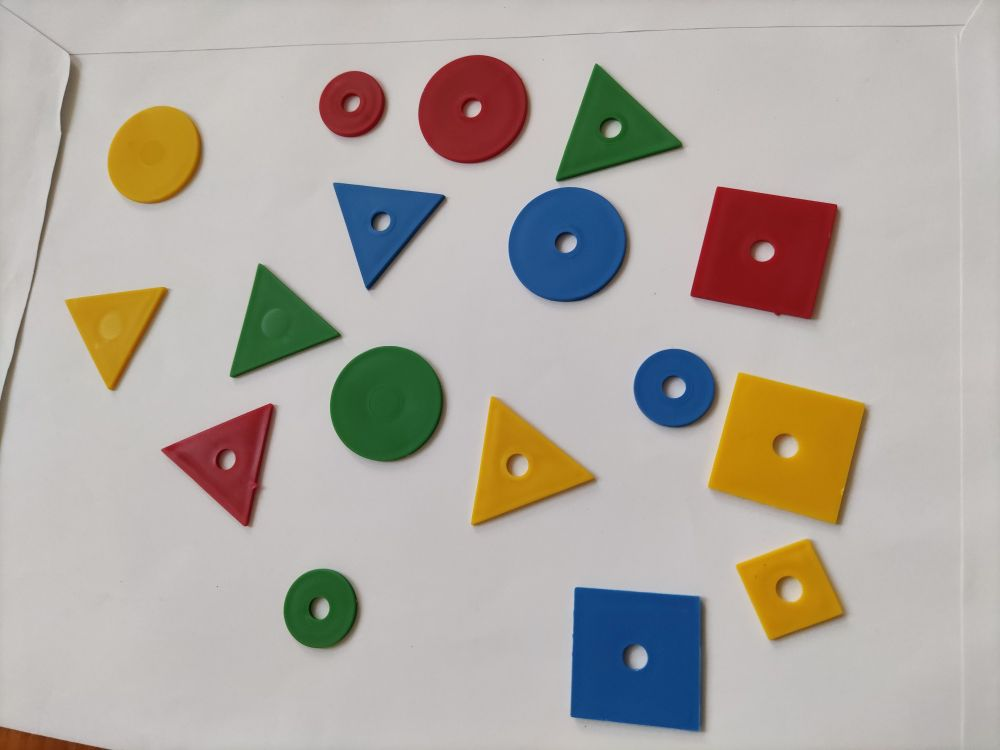
#> input picture minta_shapes/01_shapes_input.jpg, 1000 x 750 px
$ python feladat1.py
#> lines starting #> are read from the running program, lines starting #| are printed output that depends on the picture; after the words box and inside, x2 and y2 are one past the last pixel; in counts of white or black regions, pixels touching at a corner belong together

# Név:
# Neptun kód:
# Gép sorszáma:


import cv2
import numpy as np


# Elérhető részeredmény képek:
# 02_shapes_blur.jpg
# 03_shapes_segmented.png
# 04_shapes_morph.png
# 07_shapes_result.jpg


# Részeredmények megjelenítése a programban külön ablakokban.
# Összesen 1 pont


# Olvassa be az 01_shapes_input.jpg színes képet!
# Megjelenítenie nem kell!
# 0,5 pont
original_image = cv2.imread('01_shapes_input.jpg', cv2.IMREAD_COLOR)
#> original_image is the input picture: shape (750, 1000, 3); mean B, G, R 162.6, 169.9, 176.5


# 2.) A színes képen hajtson végre Gauss simítást
# 5x5-ös méretben 4.0 szórással!
# 1 pont
blurred_gauss_image = cv2.GaussianBlur(original_image, (5, 5), sigmaX=4.0, sigmaY=4.0)


# Jelenítse meg az eredményt!
cv2.imshow('Blurred Gauss Image', blurred_gauss_image)


# 3.) A színcsatornák vizsgálatával szegmentálja a zöld színű területeket!
# Kisebb szegmentálási hibák maradhatnak a képen.
# 3 pont
gray_image = cv2.cvtColor(blurred_gauss_image, cv2.COLOR_BGR2GRAY)
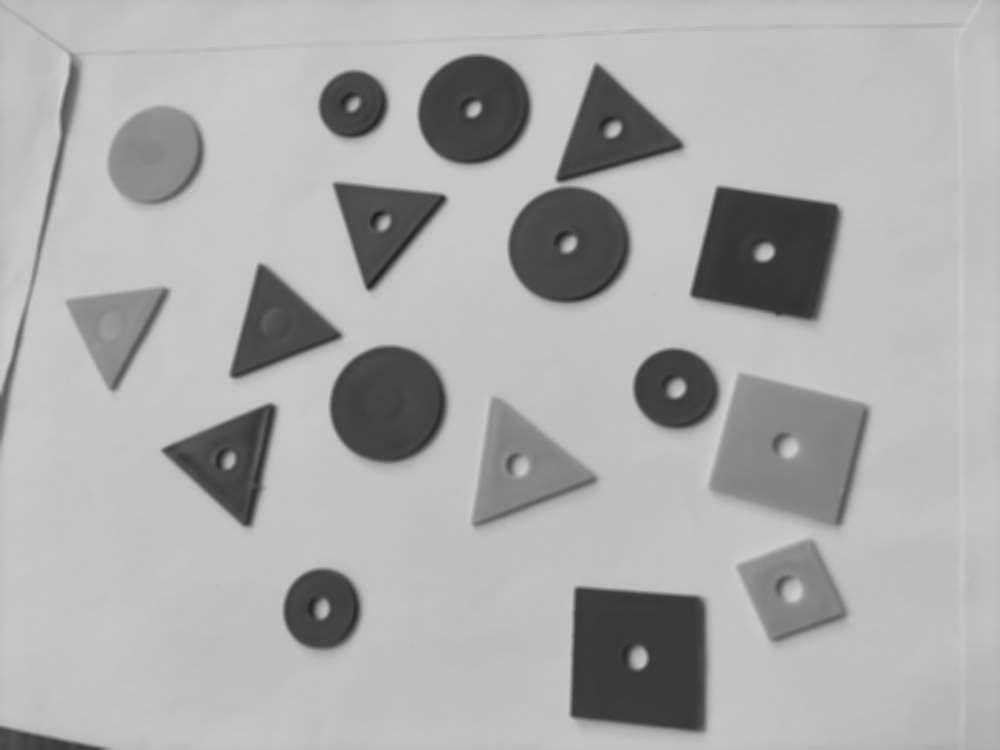
#> gray_image: shape (750, 1000); min 31, max 206, mean 171.1
threshold_image = cv2.adaptiveThreshold(gray_image, 255, cv2.ADAPTIVE_THRESH_MEAN_C, cv2.THRESH_BINARY, 11, 40)
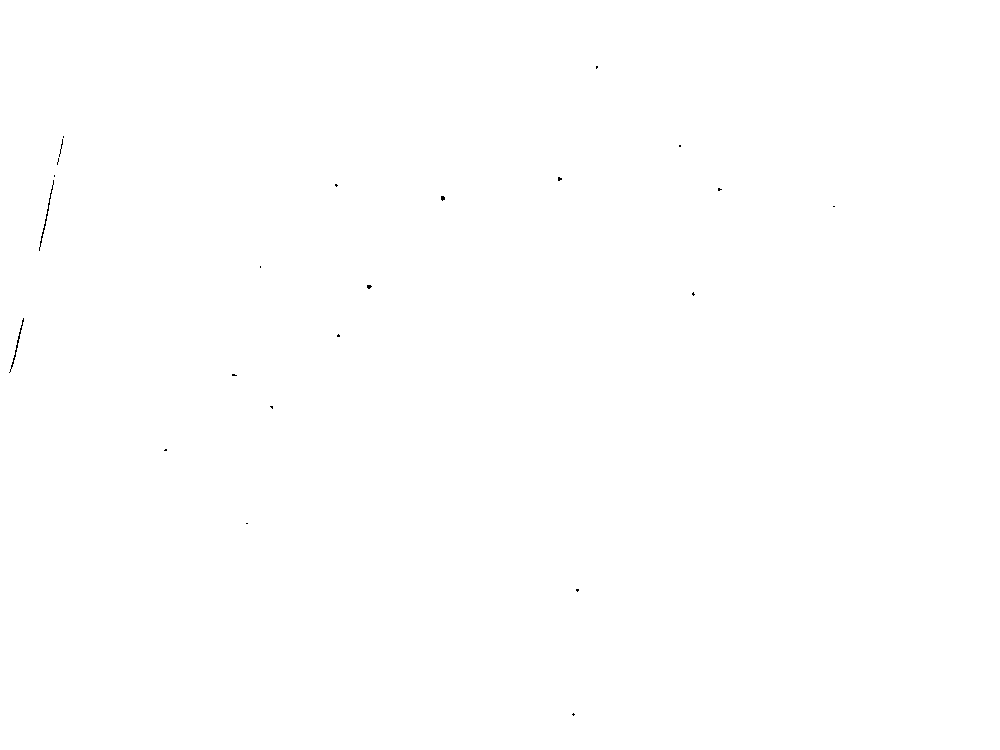
#> threshold_image: shape (750, 1000); 100% white; black in thin lines or dots, all inside (x1, y1, x2, y2) = (9, 66, 835, 716)
green_mask = cv2.inRange(blurred_gauss_image, (0, 50, 0), (60, 255, 60))
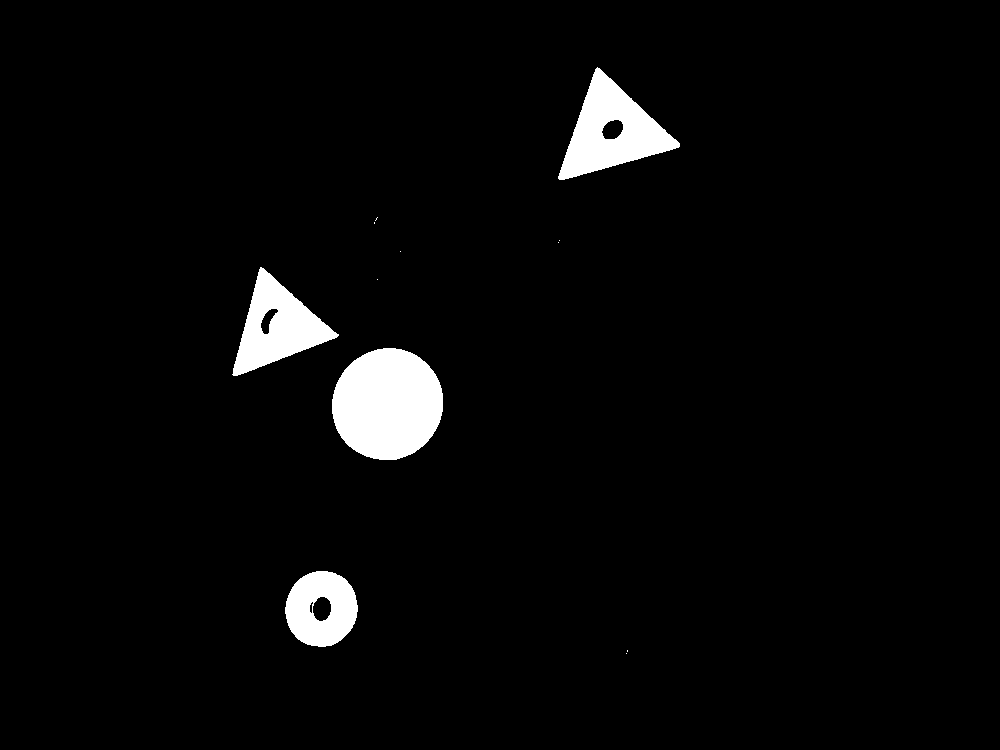
#> green_mask: shape (750, 1000); 3.4% white; 12 white regions (8 under 20 px), largest, box (x1, y1, x2, y2) and area: (332, 348, 443, 460) 9781, (558, 67, 680, 180) 6341, (232, 267, 339, 376) 5301, (285, 571, 358, 647) 3975
segmented_image = cv2.bitwise_and(threshold_image, green_mask)
#> segmented_image: shape (750, 1000); 3.4% white; 12 white regions (8 under 20 px), largest, box (x1, y1, x2, y2) and area: (332, 348, 443, 460) 9781, (558, 68, 680, 180) 6328, (233, 267, 338, 376) 5289, (285, 571, 358, 647) 3975

# Jelenítse meg az eredményt!
cv2.imshow('Segmented Image', segmented_image)


# 4.) Morfológiai műveletekkel javítson a szegmentálási eredményen!
# Két eróziót és két dilatációt alkalmazzon!
# Válasszon megfelelő struktúráló elemet!
# 3 pont
struct = cv2.getStructuringElement(cv2.MORPH_RECT, (5, 5))
segmented_morph_image = segmented_image.copy()
segmented_morph_image = cv2.dilate(segmented_morph_image, struct)
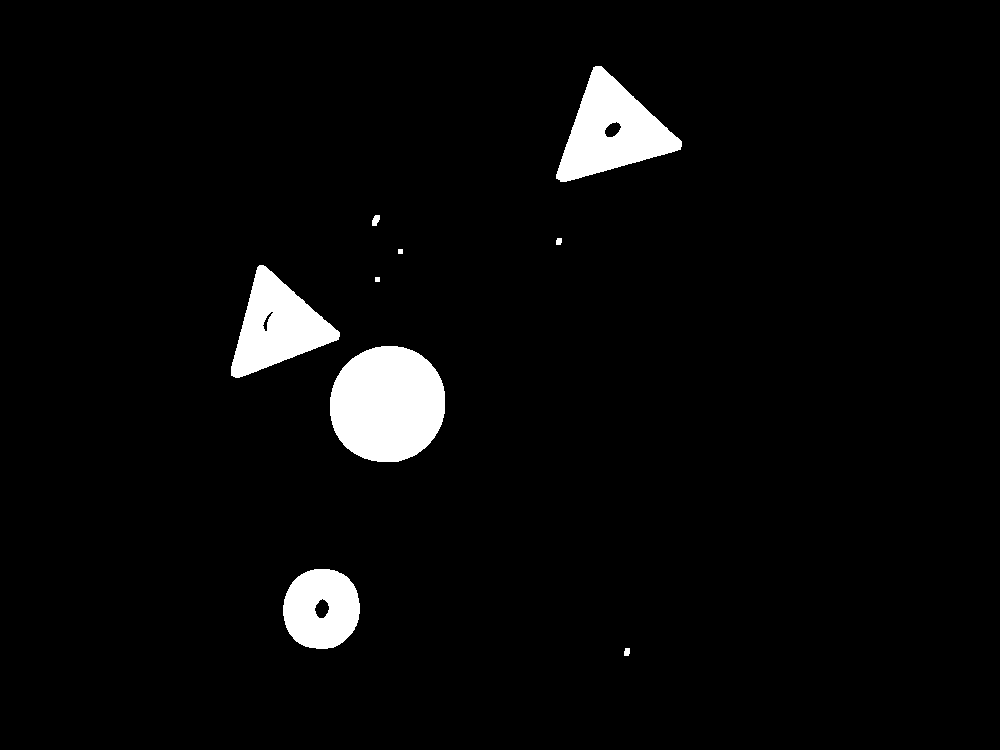
#> segmented_morph_image: shape (750, 1000); 3.9% white; 9 white regions, largest, box (x1, y1, x2, y2) and area: (330, 346, 445, 462) 10689, (556, 66, 682, 182) 7422, (231, 265, 340, 378) 6311
segmented_morph_image = cv2.erode(segmented_morph_image, struct)
#> segmented_morph_image: shape (750, 1000); 3.4% white; 12 white regions (8 under 20 px), largest, box (x1, y1, x2, y2) and area: (332, 348, 443, 460) 9781, (558, 68, 680, 180) 6330, (233, 267, 338, 376) 5307, (285, 571, 358, 647) 3998
segmented_morph_image = cv2.erode(segmented_morph_image, struct)
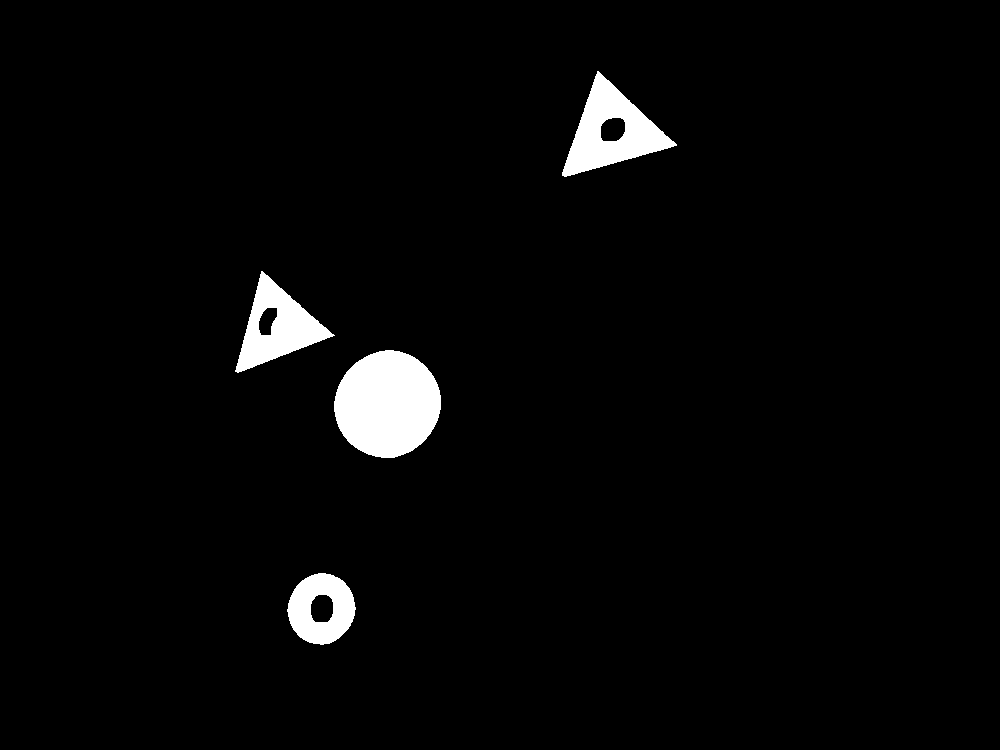
#> segmented_morph_image: shape (750, 1000); 2.9% white; 4 white regions, box (x1, y1, x2, y2) and area: (334, 350, 441, 458) 8905, (562, 71, 677, 177) 5245, (235, 271, 335, 373) 4312, (287, 573, 356, 645) 3238
segmented_morph_image = cv2.dilate(segmented_morph_image, struct)
#> segmented_morph_image: shape (750, 1000); 3.4% white; 4 white regions


# Jelenítse meg az eredményt!
cv2.imshow('Segmented Morph Image', segmented_morph_image)


# 5.) Keressem kontúrokat a szegmentált képen!
# Figyeljen arra, hogy milyen módot használ, hogy alkalmas legyen külső-belső
# kontúr vizsgálatra!
# 1 pont
contours, hierarchy = cv2.findContours(segmented_morph_image, cv2.RETR_TREE, cv2.CHAIN_APPROX_NONE)
#> contours = 7 contours; box (x1, y1, x2, y2) and area: (332, 348, 443, 460) 9623, (560, 69, 679, 179) 6460, (233, 269, 337, 375) 5336, (285, 571, 358, 647) 4226, (312, 596, 332, 621) 364, (602, 119, 624, 140) 330, (260, 309, 276, 334) 211
img = cv2.cvtColor(segmented_morph_image, cv2.COLOR_GRAY2BGR)
#> img: shape (750, 1000, 3); 3.4% white; 4 white regions


# 6.) Ellenőrizze a kontúrokat, és csak az alábbiakat tartsa meg:
# - A kontúr külső kontúr és tartalmaz üreget.
# - A kontúr cirkularitási jellemzője alapján elegendően kör alakú.
# 4 pont
draw_contours = []
for cntrIdx in range(0, len(contours)):
    area = cv2.contourArea(contours[cntrIdx])
    perimeter = cv2.arcLength(contours[cntrIdx], True)

    circularity = 4 * np.pi * area / (perimeter ** 2)

    if circularity > 0.8 and hierarchy[0][cntrIdx][2] != -1:
        draw_contours.append(contours[cntrIdx])
#> this loop made 7 passes
#> (area, perimeter, circularity) on passes 1 to 7: (4226.5, 244.2, 0.891), (364, 71.94, 0.884), (9623, 367, 0.898), (5336.5, 342.8, 0.571), (211, 66.28, 0.603), (6460, 373.2, 0.583), (330.5, 68.53, 0.884)
#> after the loop, draw_contours = 1 contour; box (x1, y1, x2, y2) and area: (285, 571, 358, 647) 4226


# 7.) Rajzolja be az előző lépés kritériumat teljesítő kontúrok körvonalát
# világoszöld színnel az eredeti színes képmátrixba, 3 képpont szélességben.
# 2 pont
for contour in draw_contours:
    cv2.drawContours(original_image, draw_contours, -1, (0, 255, 0), 3, cv2.LINE_4)
#> this loop made 1 pass
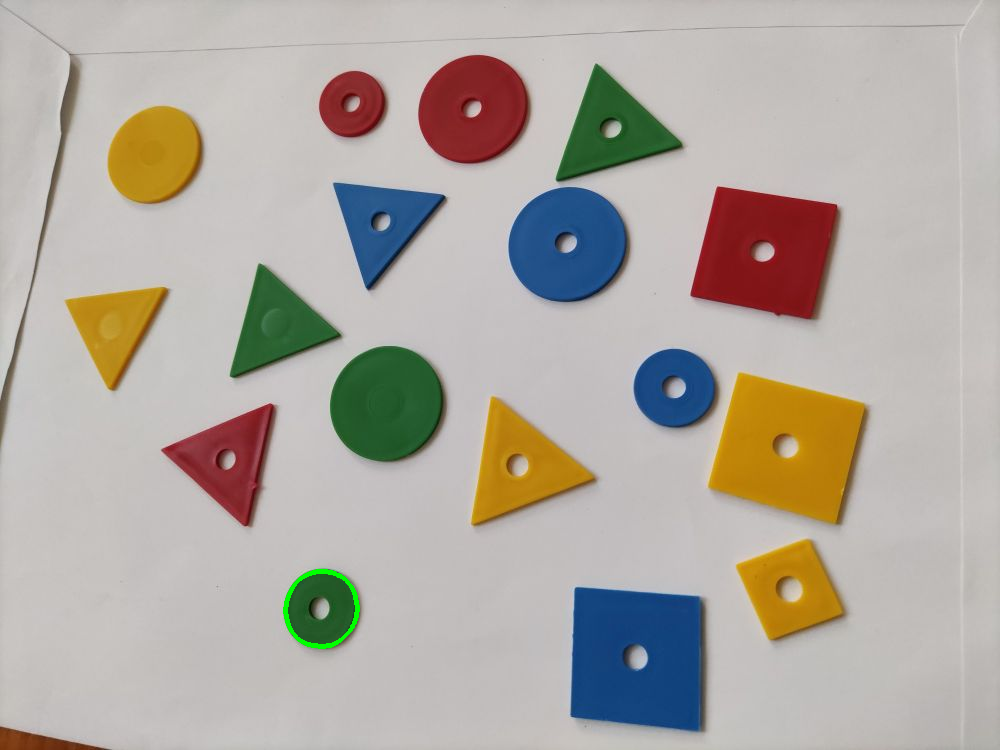
#> original_image: shape (750, 1000, 3); 0.14% of pixels changed, all inside (x1, y1, x2, y2) = (283, 569, 360, 649)

# Jelenítse meg az eredményt!
cv2.imshow('Original Image', original_image)

# Írja ki az eredmény képet JPG formátumban fájlba!
# 0,5 pont
cv2.imwrite('result/output.jpg', original_image)


cv2.waitKey(0)

cv2.destroyAllWindows()
